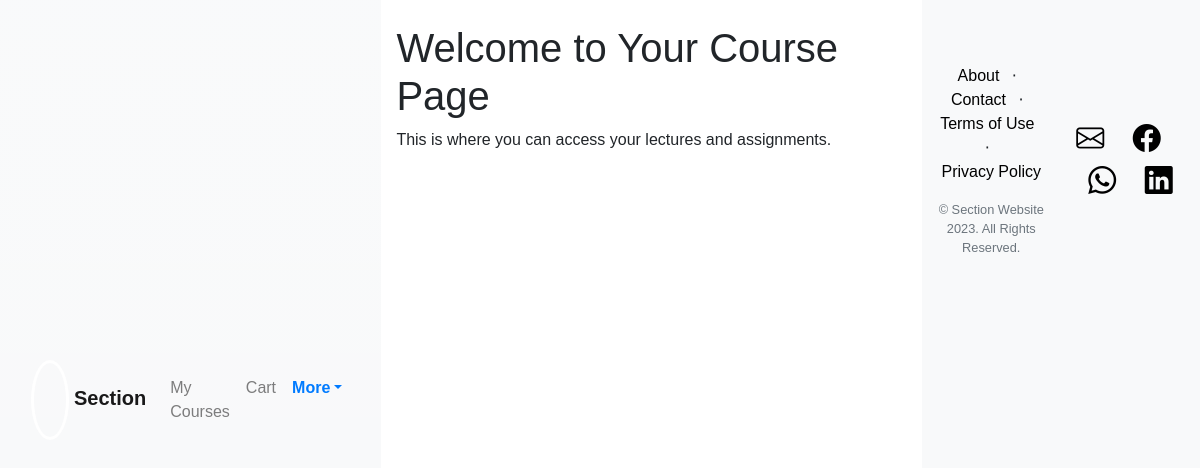
Before: /views/coursecontent.php?course_id=19 (signed in) with the older database file.
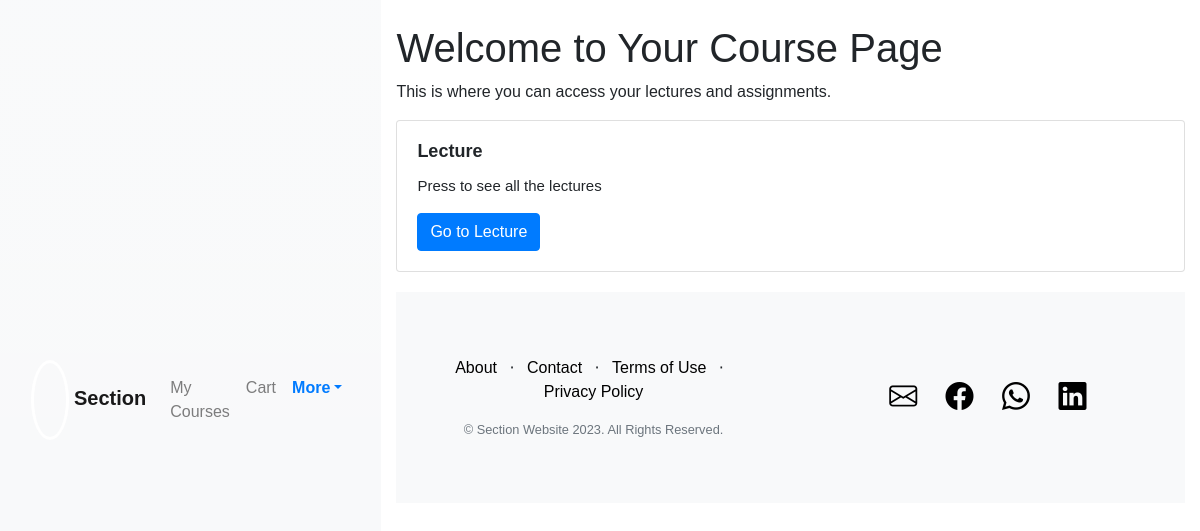
After: the same page with the newer database file.
### tables this page shows
CREATE TABLE `section_table` (
  `ID` int(11) NOT NULL,
  `name` varchar(100) NOT NULL,
  `courseID` int(11) NOT NULL,
  `detials` varchar(200) NOT NULL
);

### models/classsection.php (called while the page is built, shortened)
<?php
class section {
    public static function connect(){
        $conn=new PDO("mysql:host=localhost;dbname=miu","root","");
        return $conn;
    }
    public static function selectByCourse($courseID) {
        $conn = section::connect();
        $query = "SELECT * FROM section_table WHERE courseID = ?";
        $list = $conn->prepare($query);
        $list->execute(array($courseID));
        $fetch = $list->fetchAll(PDO::FETCH_ASSOC);
        return $fetch;
    }
}
?>

### views/coursecontent.php (the view, shortened to what this page needs)
<!DOCTYPE html>
<html lang="en">
<?php
            include("partials/head.php");
    echo'<body>';
            include("partials/navbar.php");
    ?>
    <div class="container mt-4">
        <h1>Welcome to Your Course Page</h1>
        <p>This is where you can access your lectures and assignments.</p>
        <?php
        if (isset($_GET['course_id'])) {
            $course_id = $_GET['course_id'];
        }
        require '../models/classsection.php';
        $sections = section::selectByCourse($course_id);
        if (count($sections) > 0) {
            foreach ($sections as $value) {
                echo '<div class="card">';
                echo '    <div class="card-body">';
                echo '        <h5 class="card-title">' . $value['name'] . '</h5>';
                echo '        <p class="card-text">' . $value['detials'] . '</p>';
                echo '        <a href="content.php?title=' . $value['name'] . '&sectionID=' . $value['ID'] . '" class="btn btn-primary">Go to ' . $value['name'] . '</a>';
                echo '    </div>';
            }
        }
        ?>
</div>
    <?php
           include("partials/footer.php")
        ?>
</body>
</html>

Changed rows visible on the page:
added section_table: name "Lecture", detials "Press to see all the lectures"
